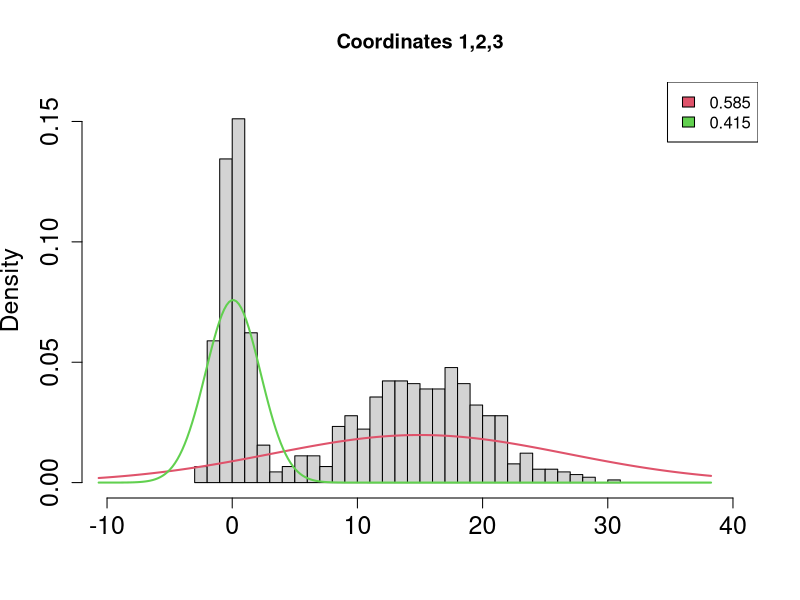

Source code (R):
library(mixtools)


### Name: density.spEM
### Title: Normal kernel density estimate for semiparametric EM output
### Aliases: density.spEM
### Keywords: file

### ** Examples
 
set.seed(100)
mu <- matrix(c(0, 15), 2, 3)
sigma <- matrix(c(1, 5), 2, 3)
x <- rmvnormmix(300, lambda = c(.4,.6), mu = mu, sigma = sigma)

d <- spEM(x, mu0 = 2, blockid = rep(1,3), constbw = TRUE) 
plot(d, xlim=c(-10, 40), ylim = c(0, .16), xlab = "", breaks = 30, 
     cex.lab=1.5, cex.axis=1.5) # plot.spEM calls density.spEM here
